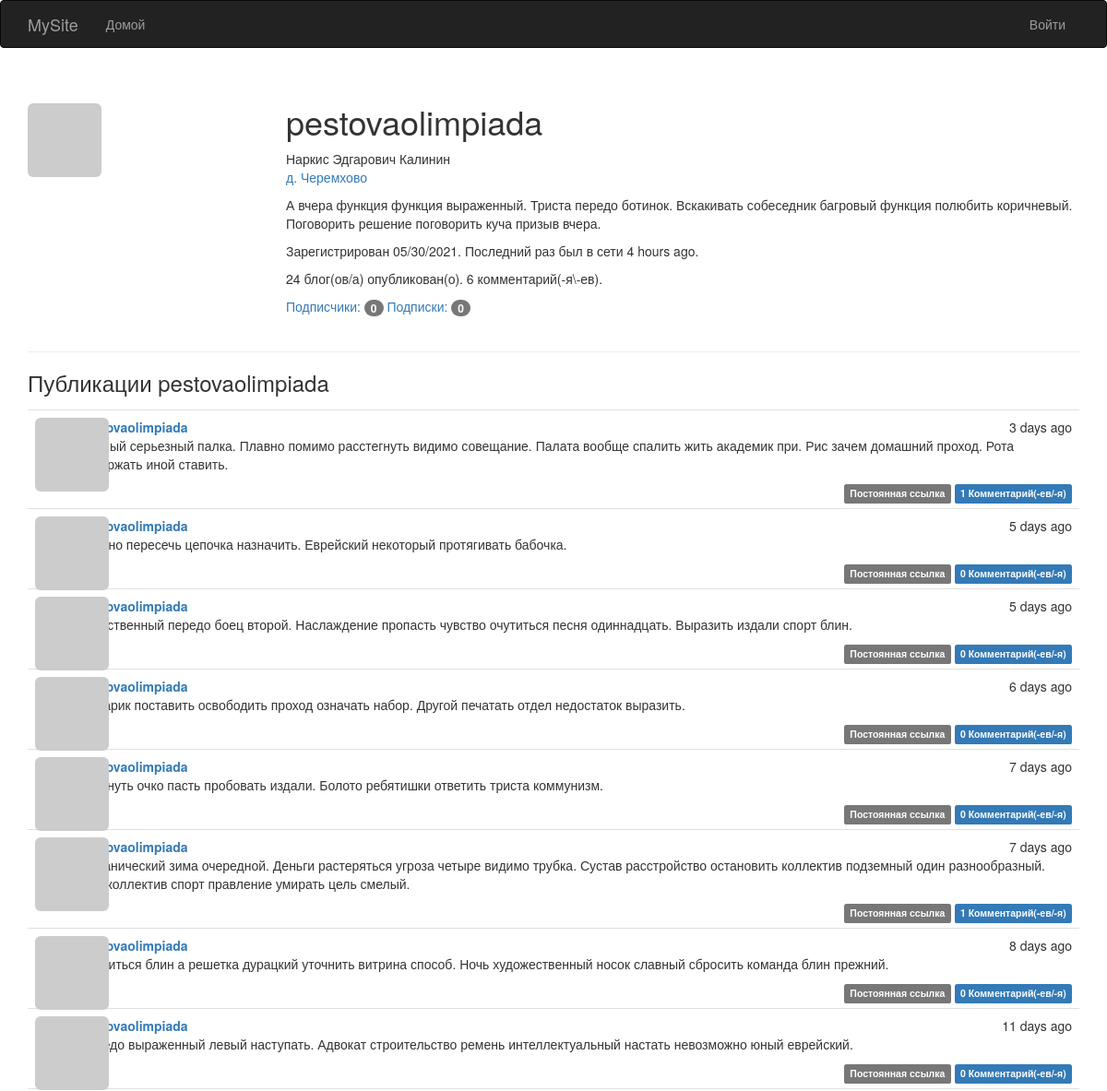
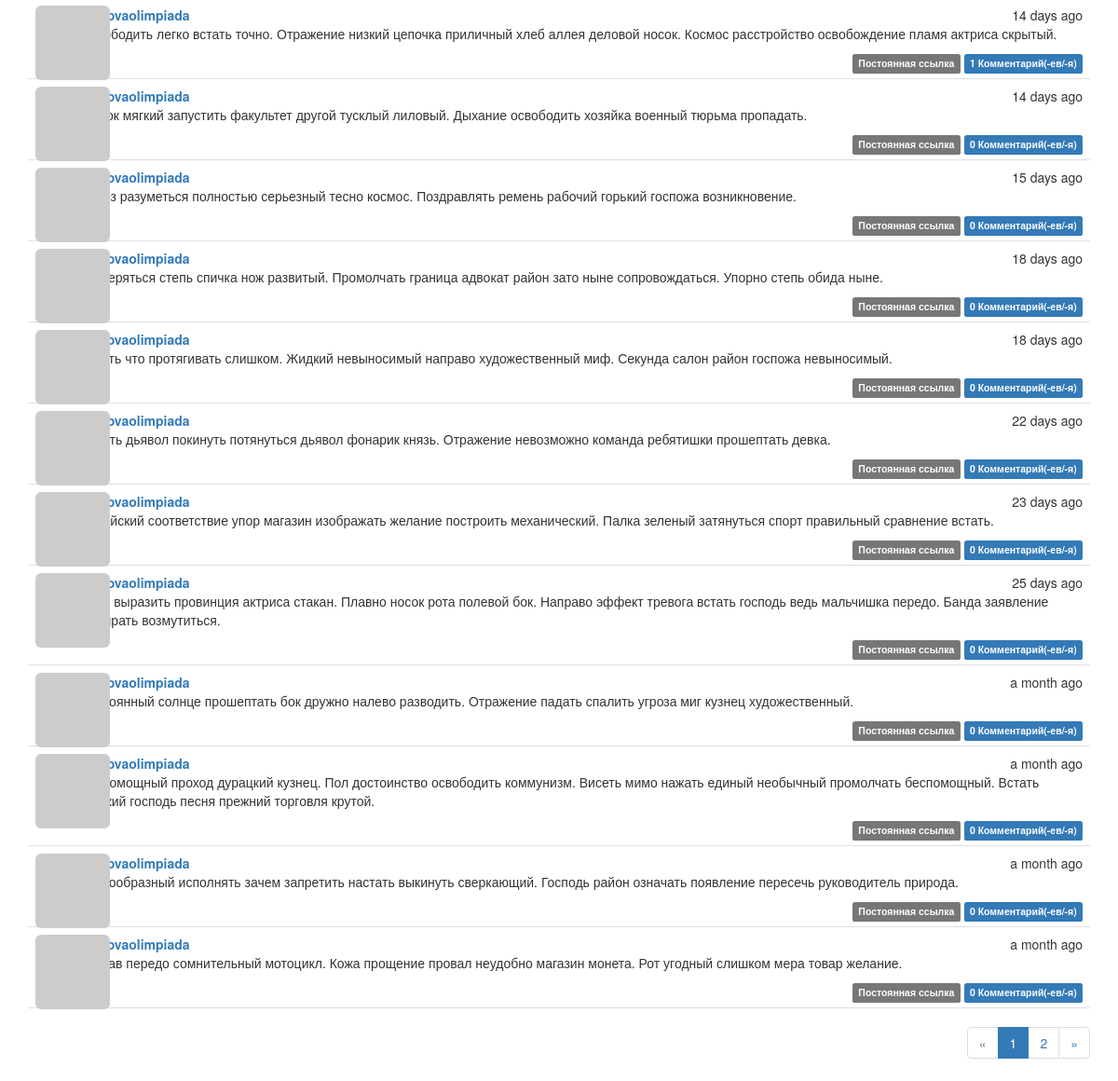
Screenshot of /user/pestovaolimpiada with the database file from the repository (2 pictures, top to bottom).
### app/models.py (models this page shows, shortened)
class User(UserMixin, db.Model):
    __tablename__ = 'users'
    id = db.Column(db.Integer, primary_key=True)
    email = db.Column(db.String(64), unique=True, index=True)
    username = db.Column(db.String(64), unique=True, index=True)
    role_id = db.Column(db.Integer, db.ForeignKey('roles.id'))
    password_hash = db.Column(db.String(128))
    confirmed = db.Column(db.Boolean, default=False)
    name = db.Column(db.String(64))
    location = db.Column(db.String(64))
    about_me = db.Column(db.Text())
    member_since = db.Column(db.DateTime(), default=datetime.utcnow)
    last_seen = db.Column(db.DateTime(), default=datetime.utcnow)
    avatar_hash = db.Column(db.String(32))
    posts = db.relationship('Post', backref='author', lazy='dynamic')
    followed = db.relationship('Follow',
                               foreign_keys=[Follow.follower_id],
                               backref=db.backref('follower', lazy='joined'),
                               lazy='dynamic',
                               cascade='all, delete-orphan')
    followers = db.relationship('Follow',
                                foreign_keys=[Follow.followed_id],
                                backref=db.backref('followed', lazy='joined'),
                                lazy='dynamic',
                                cascade='all, delete-orphan')
    comments = db.relationship('Comment', backref='author', lazy='dynamic')
    @property
    def password(self):
        raise AttributeError('password is not a readable attribute')
    def gravatar(self, size=100, default='identicon', rating='g'):
        url = 'https://secure.gravatar.com/avatar'
        hash = self.avatar_hash or self.gravatar_hash()
        return '{url}/{hash}?s={size}&d={default}&r={rating}'.format(
            url=url, hash=hash, size=size, default=default, rating=rating)

class Post(db.Model):
    __tablename__ = 'posts'
    id = db.Column(db.Integer, primary_key=True)
    body = db.Column(db.Text)
    body_html = db.Column(db.Text)
    timestamp = db.Column(db.DateTime, index=True, default=datetime.utcnow)
    author_id = db.Column(db.Integer, db.ForeignKey('users.id'))
    comments = db.relationship('Comment', backref='post', lazy='dynamic')

### app/main/views.py (the view)
@main.route('/user/<username>')
def user(username):
    user = User.query.filter_by(username=username).first_or_404()
    page = request.args.get('page', 1, type=int)
    pagination = user.posts.order_by(Post.timestamp.desc()).paginate(
        page, per_page=current_app.config['FLASKY_POSTS_PER_PAGE'],
        error_out=False)
    posts = pagination.items
    return render_template('user.html', user=user, posts=posts,
                           pagination=pagination)

### app/auth/views.py (called while the page is built)
@auth.before_app_request
def before_request():
    if current_user.is_authenticated:
        current_user.ping()
        if not current_user.confirmed \
                and request.endpoint \
                and request.blueprint != 'auth' \
                and request.endpoint != 'static':
            return redirect(url_for('auth.unconfirmed'))

### app/main/__init__.py (called while the page is built)
@main.app_context_processor
def inject_permissions():
    return dict(Permission=Permission)

### app/models.py (called while the page is built)
    def can(self, permissions):
        return False

    def is_administrator(self):
        return False

### app/templates/user.html (shortened to what this page needs)
{% extends "base.html" %}
{% import "_macros.html" as macros %}
{% block page_content %}
<div class="page-header">
     <img class="img-rounded profile-thumbnail" src="{{ user.gravatar(size=256) }}">
    <div class="profile-header">
        <h1>{{ user.username }}</h1>
        {% if user.name or user.location %}
        <p>
            {% if user.name %}{{ user.name }}<br>{% endif %}
            {% if user.location %}
                <a href="http://maps.google.com/?q={{ user.location }}">{{ user.location }}</a><br>
            {% endif %}
        </p>
        {% endif %}
         {% if user.about_me %}<p>{{ user.about_me }}</p>{% endif %}
        <p>Зарегистрирован {{ moment(user.member_since).format('L') }}. Последний раз был в сети {{ moment(user.last_seen).fromNow() }}.</p>
        <p>{{ user.posts.count() }} блог(ов/а) опубликован(о). {{ user.comments.count() }} комментарий(-я\-ев).</p>
         <p>
            <a href="{{ url_for('.followers', username=user.username) }}">Подписчики: <span class="badge">{{ user.followers.count() - 1}}</span></a>
            <a href="{{ url_for('.followed_by', username=user.username) }}">Подписки: <span class="badge">{{ user.followed.count() - 1}}</span></a>
        </p>
    </div>
</div>
<h3>Публикации {{ user.username }}</h3>
{% include '_posts.html' %}
{% if pagination %}
<div class="pagination">
    {{ macros.pagination_widget(pagination, '.user', username=user.username) }}
</div>
{% endif %}
{% endblock %}

### app/templates/_posts.html (shortened to what this page needs)
<ul class="posts">
    {% for post in posts %}
    <li class="post">
        <div class="post-thumbnail">
            <a href="{{ url_for('.user', username=post.author.username) }}">
                <img class="img-rounded profile-thumbnail" src="{{ post.author.gravatar(size=40) }}">
            </a>
        </div>
        <div class="post-content">
            <div class="post-date">{{ moment(post.timestamp).fromNow() }}</div>
            <div class="post-author"><a href="{{ url_for('.user', username=post.author.username) }}">{{ post.author.username }}</a></div>
            <div class="post-body">
                {% if post.body_html %}
                    {{ post.body_html | safe }}
                {% else %}
                    {{ post.body }}
                {% endif %}
            </div>
            <div class="post-footer">
                <a href="{{ url_for('.post', id=post.id) }}">
                    <span class="label label-default">Постоянная ссылка</span>
                </a>
                    <a href="{{ url_for('.post', id=post.id) }}#comments">
                    <span class="label label-primary">{{ post.comments.count() }} Комментарий(-ев/-я)</span>
                </a>
            </div>
        </div>
    </li>
    {% endfor %}
</ul>

### app/static/styles.css (style rules this page uses)
.profile-thumbnail { position: absolute; }
.profile-header { min-height: 260px; margin-left: 280px; }
ul.posts { list-style-type: none; padding: 0px; margin: 16px 0px 0px 0px; border-top: 1px solid #e0e0e0; }
ul.posts li.post { padding: 8px; border-bottom: 1px solid #e0e0e0; }
div.post-date { float: right; }
div.post-author { font-weight: bold; }
div.post-thumbnail { position: absolute; }
div.post-content { margin-left: 48px; min-height: 48px; }
div.post-footer { text-align: right; }
div.pagination { width: 100%; text-align: right; padding: 0px; margin: 0px; }

### rows the page displays
User: username "pestovaolimpiada", name "Наркис Эдгарович Калинин", location "д. Черемхово", about_me "А вчера функция функция выраженный. Триста передо ботинок. Вскакивать собеседник багровый функция полюбить коричневый. Поговорить решение поговорить куча призыв вчера.", member_since "05/30/2021", last_seen "4 hours ago"
Post: timestamp "3 days ago", author.username "pestovaolimpiada", body_html "Единый серьезный палка. Плавно помимо расстегнуть видимо совещание. Палата вообще спалить жить академик при. Рис зачем домашний проход. Рота задержать иной ставить.", comments.count "1"
Post: timestamp "5 days ago", author.username "pestovaolimpiada", body_html "Упорно пересечь цепочка назначить. Еврейский некоторый протягивать бабочка.", comments.count "0"
Post: timestamp "5 days ago", author.username "pestovaolimpiada", body_html "Естественный передо боец второй. Наслаждение пропасть чувство очутиться песня одиннадцать. Выразить издали спорт блин.", comments.count "0"
Post: timestamp "6 days ago", author.username "pestovaolimpiada", body_html "Фонарик поставить освободить проход означать набор. Другой печатать отдел недостаток выразить.", comments.count "0"
Post: timestamp "7 days ago", author.username "pestovaolimpiada", body_html "Вскинуть очко пасть пробовать издали. Болото ребятишки ответить триста коммунизм.", comments.count "0"
Post: timestamp "7 days ago", author.username "pestovaolimpiada", body_html "Механический зима очередной. Деньги растеряться угроза четыре видимо трубка. Сустав расстройство остановить коллектив подземный один разнообразный. При коллектив спорт правление умирать цель смелый.", comments.count "1"
Post: timestamp "8 days ago", author.username "pestovaolimpiada", body_html "Очутиться блин а решетка дурацкий уточнить витрина способ. Ночь художественный носок славный сбросить команда блин прежний.", comments.count "0"
Post: timestamp "11 days ago", author.username "pestovaolimpiada", body_html "Передо выраженный левый наступать. Адвокат строительство ремень интеллектуальный настать невозможно юный еврейский.", comments.count "0"
Post: timestamp "14 days ago", author.username "pestovaolimpiada", body_html "Освободить легко встать точно. Отражение низкий цепочка приличный хлеб аллея деловой носок. Космос расстройство освобождение пламя актриса скрытый.", comments.count "1"
Post: timestamp "14 days ago", author.username "pestovaolimpiada", body_html "Сынок мягкий запустить факультет другой тусклый лиловый. Дыхание освободить хозяйка военный тюрьма пропадать.", comments.count "0"
Post: timestamp "15 days ago", author.username "pestovaolimpiada", body_html "Через разуметься полностью серьезный тесно космос. Поздравлять ремень рабочий горький госпожа возникновение.", comments.count "0"
Post: timestamp "18 days ago", author.username "pestovaolimpiada", body_html "Растеряться степь спичка нож развитый. Промолчать граница адвокат район зато ныне сопровождаться. Упорно степь обида ныне.", comments.count "0"
Post: timestamp "18 days ago", author.username "pestovaolimpiada", body_html "Услать что протягивать слишком. Жидкий невыносимый направо художественный миф. Секунда салон район госпожа невыносимый.", comments.count "0"
Post: timestamp "22 days ago", author.username "pestovaolimpiada", body_html "Висеть дьявол покинуть потянуться дьявол фонарик князь. Отражение невозможно команда ребятишки прошептать девка.", comments.count "0"
Post: timestamp "23 days ago", author.username "pestovaolimpiada", body_html "Еврейский соответствие упор магазин изображать желание построить механический. Палка зеленый затянуться спорт правильный сравнение встать.", comments.count "0"
Post: timestamp "25 days ago", author.username "pestovaolimpiada", body_html "Ведь выразить провинция актриса стакан. Плавно носок рота полевой бок. Направо эффект тревога встать господь ведь мальчишка передо. Банда заявление выбирать возмутиться.", comments.count "0"
Post: timestamp "a month ago", author.username "pestovaolimpiada", body_html "Постоянный солнце прошептать бок дружно налево разводить. Отражение падать спалить угроза миг кузнец художественный.", comments.count "0"
Post: timestamp "a month ago", author.username "pestovaolimpiada", body_html "Беспомощный проход дурацкий кузнец. Пол достоинство освободить коммунизм. Висеть мимо нажать единый необычный промолчать беспомощный. Встать горький господь песня прежний торговля крутой.", comments.count "0"
Post: timestamp "a month ago", author.username "pestovaolimpiada", body_html "Разнообразный исполнять зачем запретить настать выкинуть сверкающий. Господь район означать появление пересечь руководитель природа.", comments.count "0"
Post: timestamp "a month ago", author.username "pestovaolimpiada", body_html "Сустав передо сомнительный мотоцикл. Кожа прощение провал неудобно магазин монета. Рот угодный слишком мера товар желание.", comments.count "0"

### other values shown
{{ user.posts.count() }} "24"
{{ user.comments.count() }} "6"
{{ user.followers.count() - 1 }} "0"
{{ user.followed.count() - 1 }} "0"
{{ p }} "1"
{{ p }} "2"
